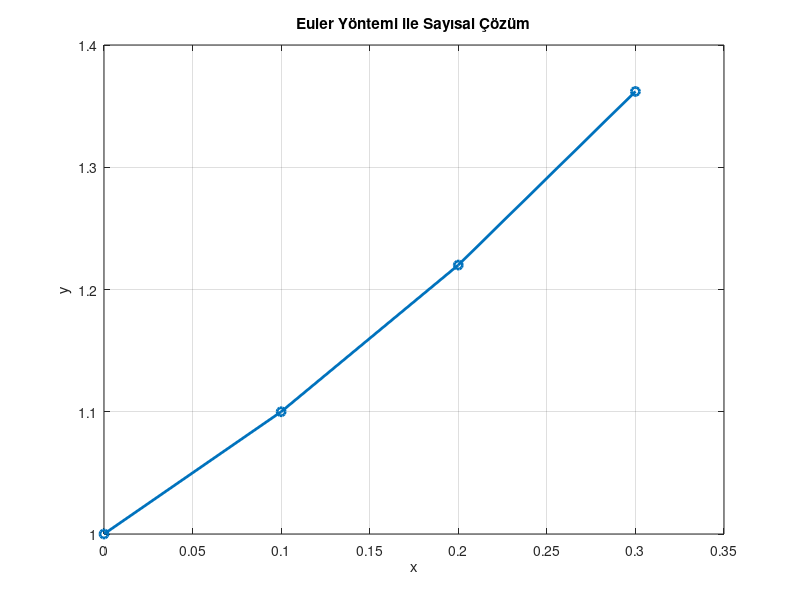

Here is the MATLAB script that generated this plot:
clc; clear; close all;

% Başlangıç değerleri
x0 = 0;
y0 = 1;
h = 0.1;
N = 3; % adım sayısı

% Vektörleri oluştur
x = zeros(1, N+1);
y = zeros(1, N+1);

% Başlangıç değerlerini yerleştir
x(1) = x0;
y(1) = y0;

% Euler yöntemi döngüsü
for n = 1:N
    f = x(n) + y(n);                % f(x_n, y_n) = x + y
    y(n+1) = y(n) + h * f;          % y_{n+1} = y_n + h*f
    x(n+1) = x(n) + h;              % x_{n+1} = x_n + h
end

% Sonuçları tablo olarak göster
fprintf("Adım\t x_n\t\t y_n (Euler)\n");
for n = 1:N+1
    fprintf("%d\t %.1f\t\t %.6f\n", n-1, x(n), y(n));
end

% İsteğe bağlı grafik
figure;
plot(x, y, '-o', 'LineWidth', 2);
title('Euler Yöntemi ile Sayısal Çözüm');
xlabel('x');
ylabel('y');
grid on;
